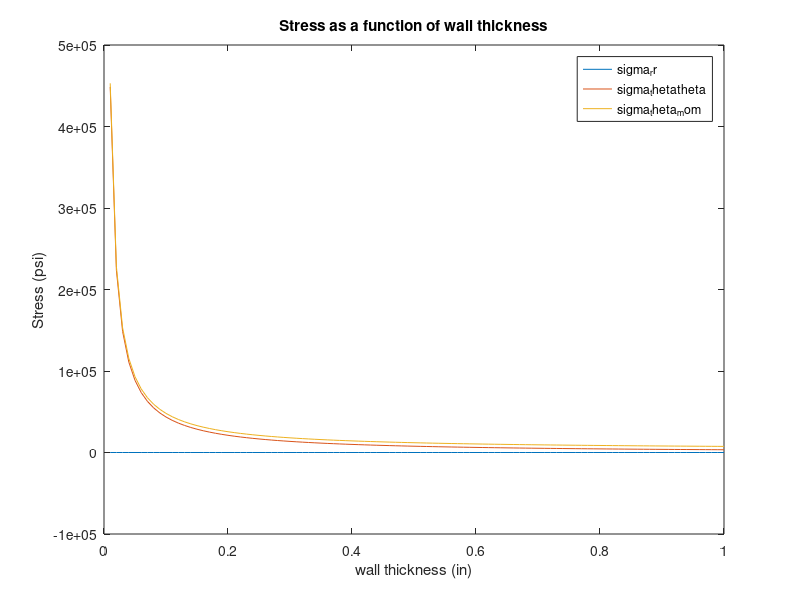
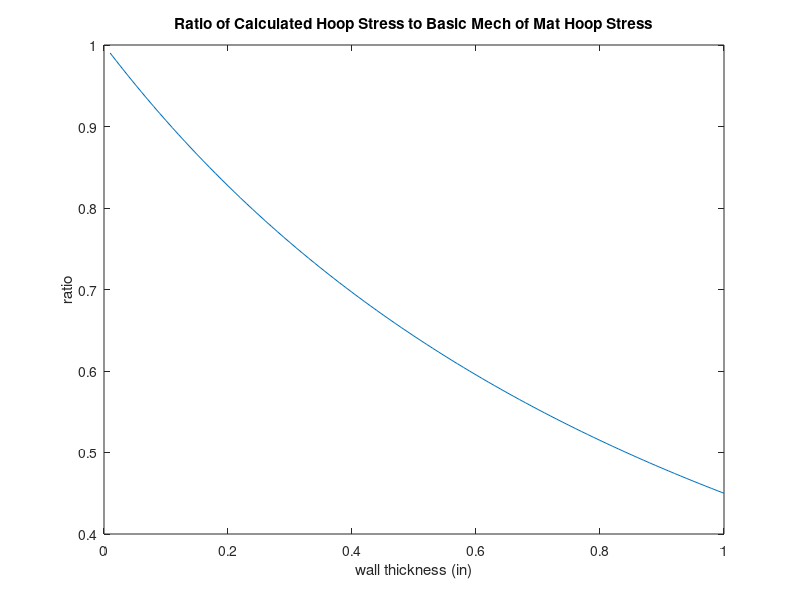

Recreate these plots in MATLAB, in order.
%% MLGN 517 - Advanced Mech - Extended Homework 2 - Problem 1 - Part 2
% Nicole Thomas
% April 17, 2018
%
%% Determine the stresses and displacement in a steel cylinder that is subject to internal pressure, and zero external pressure. 
clear all
clear
clc
close all

%%Part 2
%% Compare the solution from basic Mechanics of Materials for the hoop stress of a thin-walled cylinder. 
%% Plot the solution as a function of the wall thickness.



%% Set geometry of the cylinder and the internal pressure
a = 1.5; %(inches): inside diameter of the cylinder
b = linspace(1.51,2.5); %(inches): outside diameter of the cylinder
p_i = 3000; %(psi): internal pressure
p_o = 0; %(psi): external pressure (not used here, but may be useful later)
%In this problem, we are assuming that the ends of the cylinder are fixed.

%% Set Material Properties:
E = 30*10^6; %(psi): Modulus of elasticity
v = 0.3; %(dimensionless): Poisson's ratio

%% Develop a plot of u_r (radial displacement) as a fxn of r
%First, calculate the lame constants from the material properties:
mu = E/(2*(1+v)); 
lambda = E*v/((1+v)*(1-2*v));

%% Calculate the constants from the geometry and material properties
B = zeros(1,100);
C = zeros(1,100);
r = zeros(1,100);
u_r = zeros(1,100);
t = zeros(1,100);
U_prime_r = zeros(1,100);
sigma_rr = zeros(1,100);
sigma_thetatheta = zeros(1,100);
sigma_theta_mom = zeros(1,100);

for i = 1:100
    B(i) = (1/(2*(mu + lambda)))*(((a^2)*p_i - (b(i)^2).*p_o)/(b(i)^2 - a^2)); 
    C(i) = (((a^2)*(b(i)^2))/(2*mu))*(p_i - p_o)/(b(i)^2 - a^2); 

    r(i) = b(i);
    u_r(i) = B(i)*r(i) + C(i)/r(i);
    t(i) = b(i) - a;
    
    %%Develop a plot of sigma_rr (radial stress) and sigma_thetatheta
    %%(tangential stress) as a function of r
    %B_1 = linspace(B,B);
    U_prime_r(i) = B(i) - C(i)/(r(i)^2); %derivative of u_r

    sigma_rr(i) = (2*mu + lambda)*U_prime_r(i) + (lambda/r(i))*u_r(i); %radial stress
    sigma_thetatheta(i) = (1/r(i))*(2*mu + lambda)*u_r(i) + lambda*U_prime_r(i); %tangential stress 
    
    sigma_theta_mom(i) = p_i*r(i)/(b(i)-a); %Mechanics of materials hoop stress
    ratio(i) = sigma_thetatheta(i)/sigma_theta_mom(i);
end

figure
plot(t,sigma_rr, t, sigma_thetatheta, t, sigma_theta_mom)
legend('sigma_rr','sigma_thetatheta','sigma_theta_mom')
title('Stress as a function of wall thickness')
xlabel('wall thickness (in)')
ylabel('Stress (psi)')

figure
plot(t,ratio)
title('Ratio of Calculated Hoop Stress to Basic Mech of Mat Hoop Stress')
xlabel('wall thickness (in)')
ylabel('ratio')